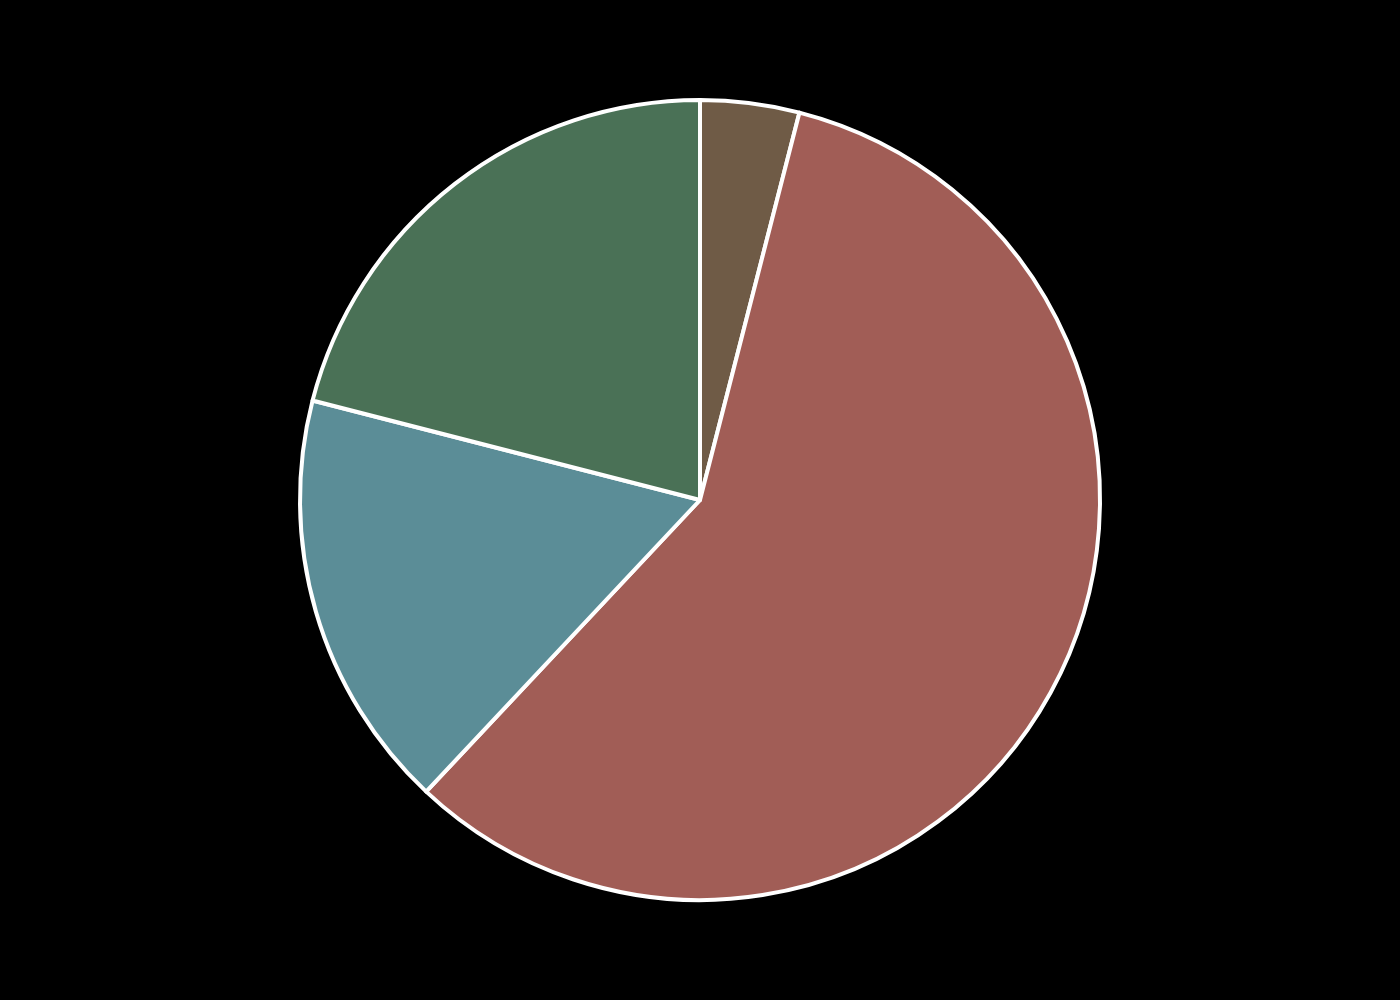

This chart was generated by the following Python code:
import sys
import json
import os
import plotly.graph_objects as go

# Ensure a JSON file path is provided as a command-line argument
if len(sys.argv) != 2:
    print(f"Usage: python {os.path.basename(__file__)} <json_file_path>")
    sys.exit(1)

json_path = sys.argv[1]

# Read and parse the JSON file
try:
    with open(json_path, 'r', encoding='utf-8') as f:
        config = json.load(f)
except FileNotFoundError:
    print(f"Error: The file '{json_path}' was not found.")
    sys.exit(1)
except json.JSONDecodeError:
    print(f"Error: The file '{json_path}' contains invalid JSON.")
    sys.exit(1)

# Extract data, texts, and colors from the JSON structure
chart_data = config.get('chart_data', [])
texts = config.get('texts', {})
colors = config.get('colors', [])

# Prepare data for Plotly
labels = [d.get('label', '') for d in chart_data]
values = [d.get('value', 0) for d in chart_data]

# Create the figure
fig = go.Figure()

# Add the pie trace
fig.add_trace(go.Pie(
    labels=labels,
    values=values,
    marker=dict(
        colors=colors,
        line=dict(color='white', width=2)
    ),
    sort=False,
    direction='clockwise',
    textinfo='none',
    hoverinfo='skip'
))

# Combine title and subtitle, handling null values
title_parts = [texts.get('title'), texts.get('subtitle')]
title_text = "<br>".join(filter(None, title_parts))

# Combine source and note, handling null values
footnote_parts = [texts.get('source'), texts.get('note')]
footnote_text = "<br>".join(filter(None, footnote_parts))

# Update layout properties
fig.update_layout(
    title_text=title_text,
    title_x=0.05,
    title_y=0.95,
    title_xanchor='left',
    title_yanchor='top',
    showlegend=False,
    paper_bgcolor='black',
    plot_bgcolor='black',
    font=dict(family="Arial", color='white'),
    margin=dict(l=20, r=20, t=50, b=50)
)

# Add footnote annotation if text exists
if footnote_text:
    fig.add_annotation(
        text=footnote_text,
        align='left',
        showarrow=False,
        xref='paper',
        yref='paper',
        x=0.01,
        y=0.01,
        xanchor='left',
        yanchor='bottom',
        font=dict(size=12)
    )

# Determine the output filename from the input JSON filename
base_filename = os.path.splitext(os.path.basename(json_path))[0]
output_image_path = f"{base_filename}.png"

# Write the image file
fig.write_image(output_image_path, scale=2)

print(f"Chart saved to {output_image_path}")
